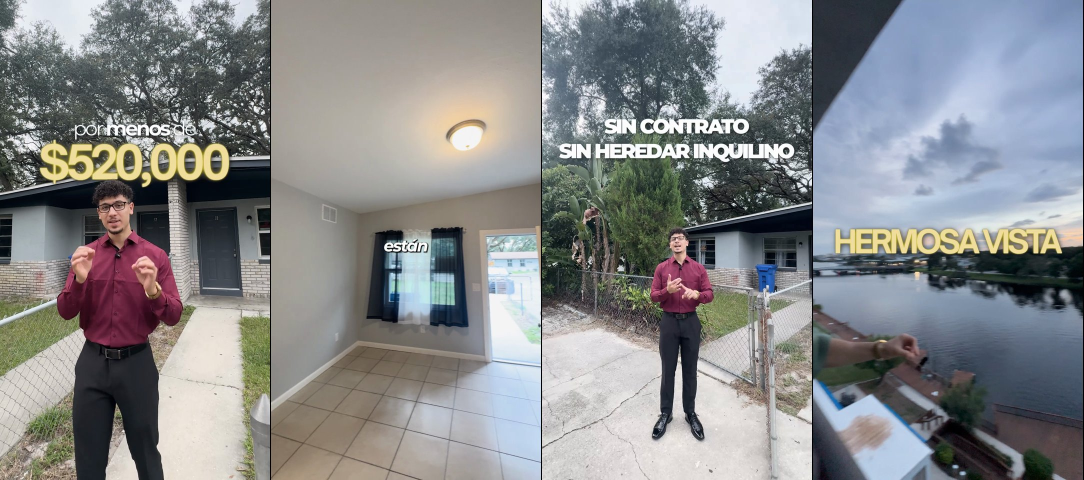
#> input picture clientes/angel-perez-brand/assets/ref-pauta-tampa.jpg, 2168 x 960 px, given in place of frame.jpg, which was not available (shown at 1/2 size)
$ python portada_horizontal.py ../../angel-perez-brand/assets/ref-pauta-tampa.jpg
#> lines starting #> are read from the running program, lines starting #| are printed output that depends on the picture; pictures that were not available may be replaced by others from this repository, and a replacement may not be noted
# portada_horizontal.py — miniatura 1920×1080 de Fran. Aprobada en FM 24-10 VSL webinar 2 (2026-10-26): "ESTÁS A PUNTO DE / RESERVAR / TU LUGAR"
# y esta versión, "¿CÓMO LOGRAR VENDER / 2 O 3 / PROPIEDADES / POR MES?" (frame del original 0:25,43).
# Insumos (portadas-reels/scripts): frame.jpg (frame del original, color igualado a la captura del editor),
# recorte_personas.swift -> mascara.png, fondo_limpio.swift -> fondo.jpg. Ajustar LINES, GAPS, TEXT_X, BLOCK_W, TEXT_MID, glow y OUT.
# Modos: `guias` (zona de títulos + sello de duración de YouTube) y `solotexto` (para medir la caja del texto).
# Portada HORIZONTAL 1920×1080 de FM 24-10 VSL webinar 2 (adaptada de portadas-reels/scripts/portada_pil.py).
# Marca: francisco-moya-brand §9 (MAYÚSCULAS, blanco Montserrat ExtraBold + golpe amarillo #FFC324 Montserrat Black, interlineado muy apretado).
import os, sys
import numpy as np
from PIL import Image, ImageDraw, ImageFilter, ImageFont, ImageEnhance
F = os.path.expanduser('~/.claude/skills/francisco-moya-brand/assets/fonts/')
W, H = 1920, 1080
AMARILLO = (255, 195, 36); WHITE = (255, 255, 255); OSC = (16, 16, 18)
MODE = sys.argv[1] if len(sys.argv) > 1 else ''
OUT = 'proj/PORTADA/24-10 FM VSL webinar 2 - Como vender 2 o 3 propiedades.jpg'
TEXT_X = 110          # borde izquierdo del bloque (alineado a la izquierda)
BLOCK_W = 730         # termina ≥ 60 px antes de la oreja de Fran (borde del sujeto x ≈ 907 a la altura de la cara)
TEXT_MID = 480        # centro vertical del bloque: a la altura de la cara (cabeza y ≈ 306–680)

base = Image.open('frame.jpg').convert('RGB')
#> base is the input picture: PIL image 2168x960 RGB; mean R, G, B 134.8, 136.4, 137.9
A = lambda im: np.asarray(im, np.float32)
yy, xx = np.mgrid[0:H, 0:W]
mk_img = Image.open('mascara.png').convert('L').resize((W, H)).filter(ImageFilter.GaussianBlur(1.2))
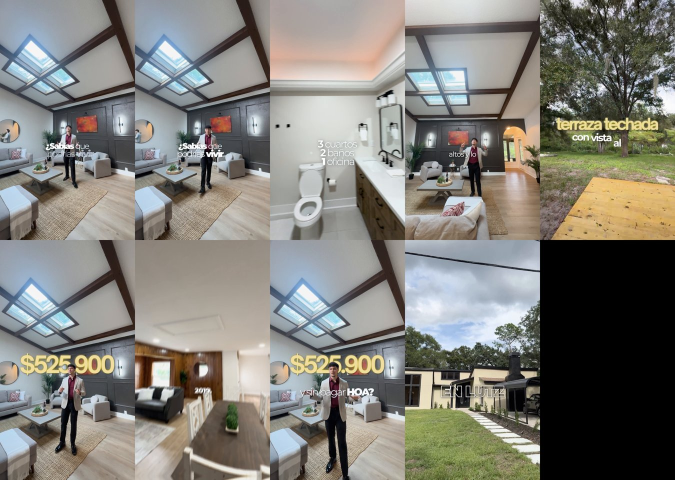
#> input picture clientes/angel-perez-brand/assets/ref-pauta.jpg, 1350 x 960 px, given in place of mascara.png, which was not available (shown at 1/2 size)
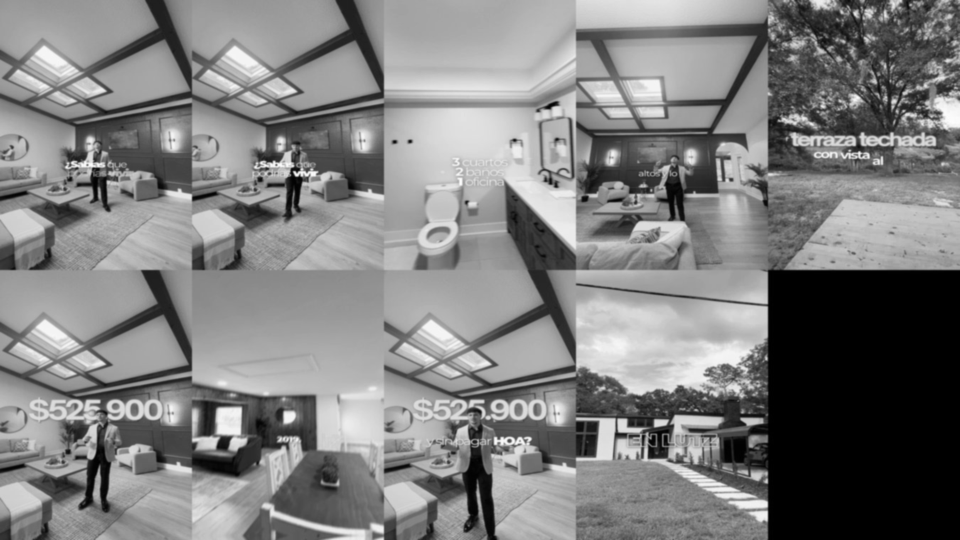
#> mk_img: PIL image 1920x1080 L (shown at 1/2 size); min 0, max 254, mean 126.7
mk = A(mk_img) / 255

# ---- fondo: relleno limpio, desenfoque leve, más bajo que el sujeto ----
fondo = Image.open('fondo.jpg').convert('RGB').resize((W, H)).filter(ImageFilter.GaussianBlur(4))
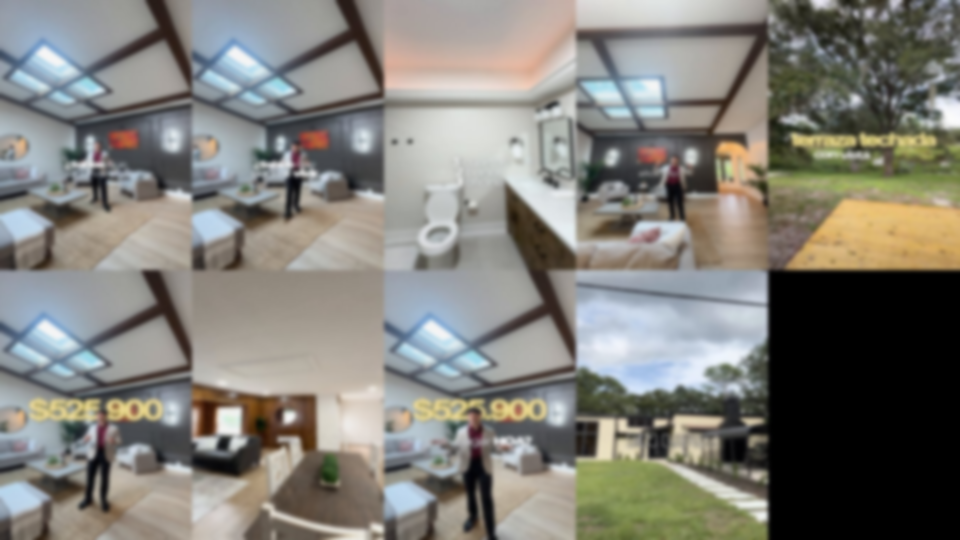
#> fondo: PIL image 1920x1080 RGB (shown at 1/2 size); mean R, G, B 128.6, 126.9, 120.5
fondo = ImageEnhance.Color(ImageEnhance.Brightness(fondo).enhance(0.80)).enhance(0.92)
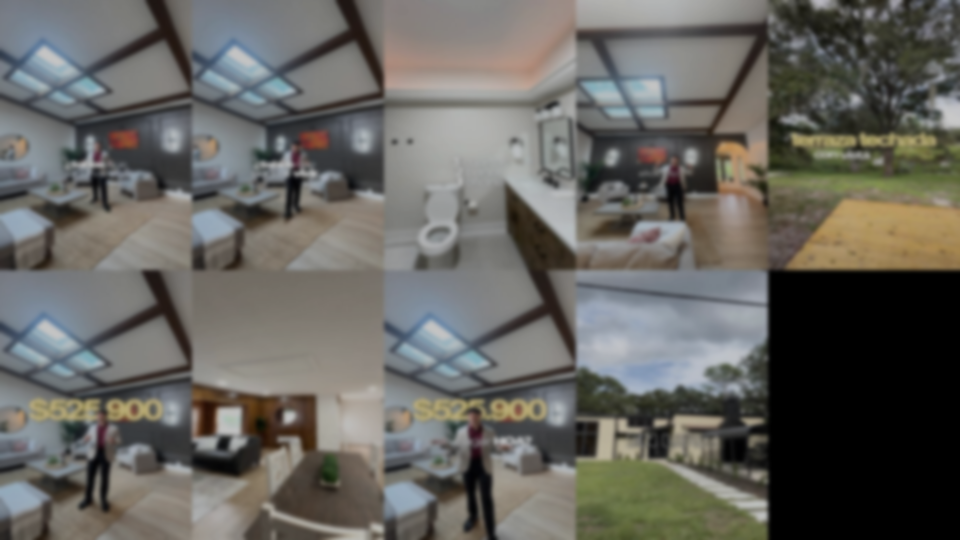
#> fondo: PIL image 1920x1080 RGB (shown at 1/2 size); mean R, G, B 102, 100.8, 96
near = A(Image.fromarray((mk * 255).astype(np.uint8)).filter(ImageFilter.MaxFilter(31)).filter(ImageFilter.GaussianBlur(10))) / 255
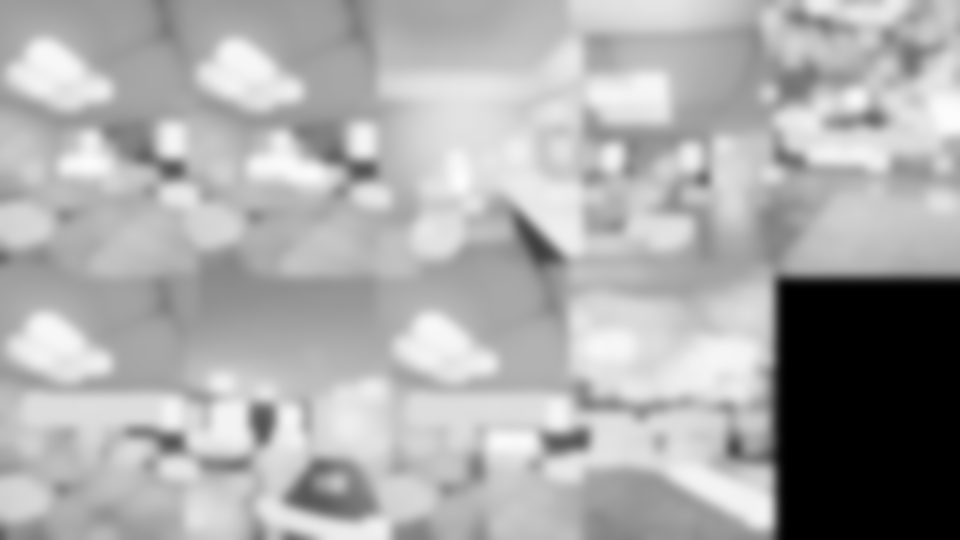
#> near: shape (1080, 1920) float32 (shown at 1/2 size); min 0, max 0.988, mean 0.667
#> (the run stopped early here; a loop or call above may not have finished)
